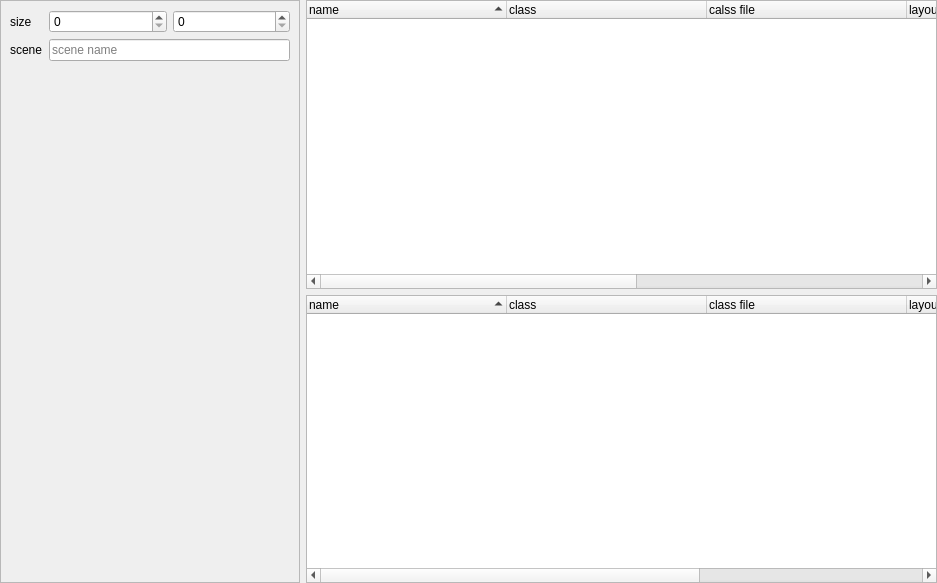
<?xml version="1.0" encoding="UTF-8"?>
<ui version="4.0">
 <class>NConfigWidget</class>
 <widget class="QWidget" name="NConfigWidget">
  <property name="geometry">
   <rect>
    <x>0</x>
    <y>0</y>
    <width>937</width>
    <height>583</height>
   </rect>
  </property>
  <property name="windowTitle">
   <string>Form</string>
  </property>
  <layout class="QHBoxLayout" name="horizontalLayout">
   <property name="leftMargin">
    <number>0</number>
   </property>
   <property name="topMargin">
    <number>0</number>
   </property>
   <property name="rightMargin">
    <number>0</number>
   </property>
   <property name="bottomMargin">
    <number>0</number>
   </property>
   <item>
    <widget class="QFrame" name="appConfigFrame">
     <property name="sizePolicy">
      <sizepolicy hsizetype="Fixed" vsizetype="Expanding">
       <horstretch>0</horstretch>
       <verstretch>0</verstretch>
      </sizepolicy>
     </property>
     <property name="minimumSize">
      <size>
       <width>300</width>
       <height>0</height>
      </size>
     </property>
     <property name="contextMenuPolicy">
      <enum>Qt::CustomContextMenu</enum>
     </property>
     <property name="frameShape">
      <enum>QFrame::StyledPanel</enum>
     </property>
     <property name="frameShadow">
      <enum>QFrame::Raised</enum>
     </property>
     <layout class="QGridLayout" name="gridLayout">
      <item row="1" column="1" colspan="2">
       <widget class="QLineEdit" name="appStartScene">
        <property name="placeholderText">
         <string>scene name</string>
        </property>
       </widget>
      </item>
      <item row="0" column="1">
       <widget class="QSpinBox" name="appSizeWidth">
        <property name="sizePolicy">
         <sizepolicy hsizetype="Expanding" vsizetype="Fixed">
          <horstretch>0</horstretch>
          <verstretch>0</verstretch>
         </sizepolicy>
        </property>
        <property name="maximum">
         <number>9999</number>
        </property>
       </widget>
      </item>
      <item row="0" column="0">
       <widget class="QLabel" name="label">
        <property name="text">
         <string>size</string>
        </property>
       </widget>
      </item>
      <item row="1" column="0">
       <widget class="QLabel" name="label_2">
        <property name="text">
         <string>scene</string>
        </property>
       </widget>
      </item>
      <item row="0" column="2">
       <widget class="QSpinBox" name="appSizeHeight">
        <property name="sizePolicy">
         <sizepolicy hsizetype="Expanding" vsizetype="Fixed">
          <horstretch>0</horstretch>
          <verstretch>0</verstretch>
         </sizepolicy>
        </property>
        <property name="maximum">
         <number>9999</number>
        </property>
       </widget>
      </item>
      <item row="2" column="1">
       <spacer name="verticalSpacer">
        <property name="orientation">
         <enum>Qt::Vertical</enum>
        </property>
        <property name="sizeHint" stdset="0">
         <size>
          <width>20</width>
          <height>40</height>
         </size>
        </property>
       </spacer>
      </item>
     </layout>
    </widget>
   </item>
   <item>
    <layout class="QVBoxLayout" name="verticalLayout">
     <item>
      <widget class="QTreeWidget" name="sceneConfigTreeWidget">
       <property name="sizePolicy">
        <sizepolicy hsizetype="Expanding" vsizetype="Expanding">
         <horstretch>0</horstretch>
         <verstretch>0</verstretch>
        </sizepolicy>
       </property>
       <property name="minimumSize">
        <size>
         <width>601</width>
         <height>0</height>
        </size>
       </property>
       <property name="contextMenuPolicy">
        <enum>Qt::CustomContextMenu</enum>
       </property>
       <property name="alternatingRowColors">
        <bool>true</bool>
       </property>
       <property name="indentation">
        <number>0</number>
       </property>
       <property name="sortingEnabled">
        <bool>true</bool>
       </property>
       <property name="columnCount">
        <number>6</number>
       </property>
       <attribute name="headerDefaultSectionSize">
        <number>200</number>
       </attribute>
       <attribute name="headerStretchLastSection">
        <bool>true</bool>
       </attribute>
       <column>
        <property name="text">
         <string>name</string>
        </property>
       </column>
       <column>
        <property name="text">
         <string>class</string>
        </property>
       </column>
       <column>
        <property name="text">
         <string>calss file</string>
        </property>
       </column>
       <column>
        <property name="text">
         <string>layout</string>
        </property>
       </column>
       <column>
        <property name="text">
         <string>page</string>
        </property>
       </column>
       <column>
        <property name="text">
         <string>backgroundColor</string>
        </property>
       </column>
      </widget>
     </item>
     <item>
      <widget class="QTreeWidget" name="pageConfigTreeWidget">
       <property name="minimumSize">
        <size>
         <width>600</width>
         <height>0</height>
        </size>
       </property>
       <property name="contextMenuPolicy">
        <enum>Qt::CustomContextMenu</enum>
       </property>
       <property name="alternatingRowColors">
        <bool>true</bool>
       </property>
       <property name="indentation">
        <number>0</number>
       </property>
       <property name="sortingEnabled">
        <bool>true</bool>
       </property>
       <property name="columnCount">
        <number>5</number>
       </property>
       <attribute name="headerDefaultSectionSize">
        <number>200</number>
       </attribute>
       <attribute name="headerStretchLastSection">
        <bool>true</bool>
       </attribute>
       <column>
        <property name="text">
         <string>name</string>
        </property>
       </column>
       <column>
        <property name="text">
         <string>class</string>
        </property>
       </column>
       <column>
        <property name="text">
         <string>class file</string>
        </property>
       </column>
       <column>
        <property name="text">
         <string>layout</string>
        </property>
       </column>
       <column>
        <property name="text">
         <string>backgroundColor</string>
        </property>
       </column>
      </widget>
     </item>
    </layout>
   </item>
  </layout>
 </widget>
 <resources/>
 <connections>
  <connection>
   <sender>appConfigFrame</sender>
   <signal>customContextMenuRequested(QPoint)</signal>
   <receiver>NConfigWidget</receiver>
   <slot>contextMenuForConfigApp(QPoint)</slot>
   <hints>
    <hint type="sourcelabel">
     <x>161</x>
     <y>291</y>
    </hint>
    <hint type="destinationlabel">
     <x>468</x>
     <y>291</y>
    </hint>
   </hints>
  </connection>
  <connection>
   <sender>sceneConfigTreeWidget</sender>
   <signal>customContextMenuRequested(QPoint)</signal>
   <receiver>NConfigWidget</receiver>
   <slot>contextMenuForConfigScene(QPoint)</slot>
   <hints>
    <hint type="sourcelabel">
     <x>623</x>
     <y>149</y>
    </hint>
    <hint type="destinationlabel">
     <x>468</x>
     <y>291</y>
    </hint>
   </hints>
  </connection>
  <connection>
   <sender>pageConfigTreeWidget</sender>
   <signal>customContextMenuRequested(QPoint)</signal>
   <receiver>NConfigWidget</receiver>
   <slot>contextMenuForConfigPage(QPoint)</slot>
   <hints>
    <hint type="sourcelabel">
     <x>623</x>
     <y>439</y>
    </hint>
    <hint type="destinationlabel">
     <x>468</x>
     <y>291</y>
    </hint>
   </hints>
  </connection>
 </connections>
 <slots>
  <slot>contextMenuForConfigApp(QPoint)</slot>
  <slot>contextMenuForConfigScene(QPoint)</slot>
  <slot>contextMenuForConfigPage(QPoint)</slot>
 </slots>
</ui>
